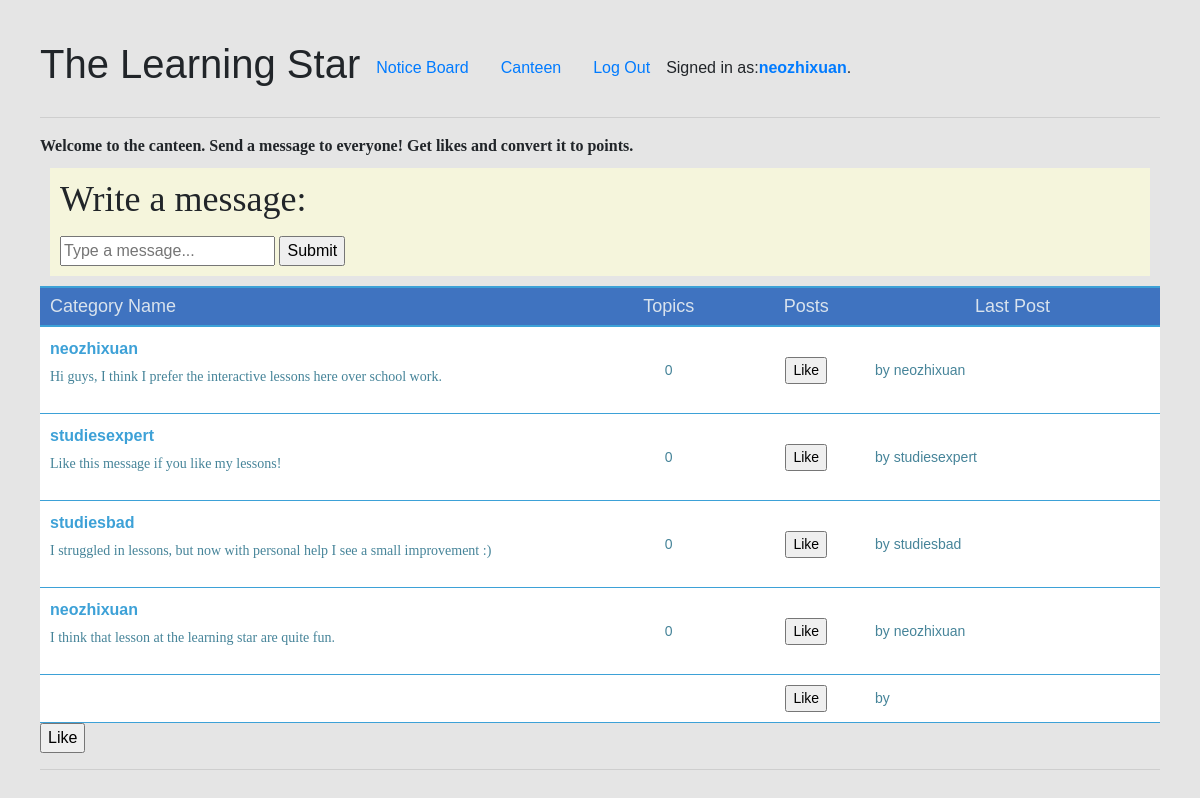
Screenshot of /canteen (signed in) with the database file from the repository.
### project/models.py (models this page shows)
class User(AbstractUser):
    pass

class Canteen(models.Model):
    message = models.CharField(blank = True, null=True, max_length = 10000)
    user = models.CharField(blank = True, null=True, max_length = 100)
    likes = models.IntegerField(blank = True, null=True)

### project/views.py (the view, shortened to what this page needs)
# urls.py: path("canteen", views.canteen, name = "canteen"),
def canteen(request):
    messages = Canteen.objects.all()
    return render(request, "project/canteen.html",{
        "messages": messages
    })

### project/templates/project/canteen.html (shortened to what this page needs)
{% extends "project/layout.html" %}
{% block body %}
<span style= "font-weight: bold;">Welcome to the canteen. Send a message to everyone! Get likes and convert it to points.</span>
<form style = "padding: 10px; margin: 10px; background-color: beige ;"  action = "{% url 'lifehack:canteen' %}" method = "POST">
    <h2>Write a message:</h2>
    <input type = "text" name = "message" placeholder = "Type a message...">
    <input type = "submit">
</form>
<div class="forum-wrapper">
    <div class="categories">
      <div class="topic-title">
        <div class="tt-title">Category Name</div>
        <div class="tt-topic"> Topics</div>
        <div class="tt-post">Posts</div>
        <div class="tt-l-post">Last Post</div>
      </div>
      <div class="topic-content">
        <div class="tc-description">
          <div class="d-title">{%for message in messages%}
            {%if forloop.counter == 2%}
          {{message.user}}{%endif%}
          {%endfor%}</div>
          <div class="d-description">
            <p>{%for message in messages%}
                {%if forloop.counter == 2%}
              {{message.message}}{%endif%}
              {%endfor%}</p>
          </div>
        </div>
        <div class="tc-topic">{%for message in messages%}
            {%if forloop.counter == 2%}
          {{message.likes}}{%endif%}
          {%endfor%}</div>
        <div class="tc-post"><form action = "{% url 'lifehack:like' %}" method = "POST">
            <input type = "submit" value = "Like">
        </form></div>
        <div class="tc-l-post">
          <div class="lp-user">by {%for message in messages%}
            {%if forloop.counter == 2%}
          {{message.user}}{%endif%}
          {%endfor%}</div>
        </div>
      </div>
      <div class="topic-content">
        <div class="tc-description">
          <div class="d-title">{%for message in messages%}
            {%if forloop.counter == 3%}
          {{message.user}}{%endif%}
          {%endfor%}</div>
          <div class="d-description">
            <p>{%for message in messages%}
                {%if forloop.counter == 3%}
              {{message.message}}{%endif%}
              {%endfor%}</p>
          </div>
        </div>
        <div class="tc-topic">{%for message in messages%}
            {%if forloop.counter == 3%}
          {{message.likes}}{%endif%}
          {%endfor%}</div>
        <div class="tc-post"><form action = "{% url 'lifehack:like' %}" method = "POST">
            <input type = "submit" value = "Like">
        </form></div>
        <div class="tc-l-post">
          <div class="lp-user">by {%for message in messages%}
            {%if forloop.counter == 3%}
          {{message.user}}{%endif%}
          {%endfor%}</div>
        </div>
      </div>
      <div class="topic-content">
        <div class="tc-description">
          <div class="d-title">{%for message in messages%}
            {%if forloop.counter == 4%}
          {{message.user}}{%endif%}
          {%endfor%}</div>
          <div class="d-description">
            <p>{%for message in messages%}
                {%if forloop.counter == 4%}
              {{message.message}}{%endif%}
              {%endfor%}</p>
          </div>
        </div>
        <div class="tc-topic">{%for message in messages%}
            {%if forloop.counter == 4%}
          {{message.likes}}{%endif%}
          {%endfor%}</div>
        <div class="tc-post"><form action = "{% url 'lifehack:like' %}" method = "POST">
            <input type = "submit" value = "Like">
        </form></div>
        <div class="tc-l-post">
          <div class="lp-user">by {%for message in messages%}
            {%if forloop.counter == 4%}
          {{message.user}}{%endif%}
          {%endfor%}</div>
        </div>
      </div>
      <div class="topic-content">
        <div class="tc-description">
          <div class="d-title">{%for message in messages%}
            {%if forloop.counter == 5%}
          {{message.user}}{%endif%}
          {%endfor%}</div>
          <div class="d-description">
            <p>{%for message in messages%}
                {%if forloop.counter == 5%}
              {{message.message}}{%endif%}
              {%endfor%}</p>
          </div>
        </div>
        <div class="tc-topic">{%for message in messages%}
            {%if forloop.counter == 5%}
          {{message.likes}}{%endif%}
          {%endfor%}</div>
        <div class="tc-post"><form action = "{% url 'lifehack:like' %}" method = "POST">
            <input type = "submit" value = "Like">
        </form></div>
        <div class="tc-l-post">
          <div class="lp-user">by {%for message in messages%}
            {%if forloop.counter == 5%}
          {{message.user}}{%endif%}
          {%endfor%}</div>
        </div>
      </div>
      <div class="topic-content">
        <div class="tc-description">
        </div>
        <div class="tc-post"><form action = "{% url 'lifehack:like' %}" method = "POST">
            <input type = "submit" value = "Like">
        </form></div>
        <div class="tc-l-post">
          <div class="lp-user">by </div>
        </div>
      </div>
    </div>
  </div>
<form action = "{% url 'lifehack:like' %}" method = "POST">
    <input type = "submit" value = "Like">
</form>
<hr>
{% endblock %}

### project/templates/project/layout.html (shortened to what this page needs)
{% load static %}
<!DOCTYPE html>
<html lang="en">
    <head>
        <link rel="stylesheet" href="https://stackpath.bootstrapcdn.com/bootstrap/4.4.1/css/bootstrap.min.css">
        <link href="{% static 'project/styles.css' %}" rel="stylesheet">
    </head>
    <body>
        <ul class="nav">
            <li class = "nav-item">
                <h1>The Learning Star</h1>
            </li>
            <li class="nav-item">
                <a class="nav-link" href="{% url 'lifehack:index' %}">Notice Board</a>
            </li>
            <li class="nav-item">
                <a class="nav-link" href="{% url 'lifehack:canteen' %}">Canteen</a>
            </li>
            {% if user.is_authenticated %}
                <li class="nav-item">
                    <a class="nav-link" href="{% url 'lifehack:logout' %}">Log Out</a>
                </li>
                <li class = "nav-item">
                    Signed in as: <strong><a href = "{% url 'lifehack:profile' user.username %}">{{ user.username }}</a></strong>.
                </li>
            {% endif %}
        </ul>
        <hr>
        {% block body %}
        {% endblock %}
    </body>
</html>

### project/static/project/styles.css (style rules this page uses)
html, body { margin: 20px; height: 100%; font-family: 'Trebuchet MS', 'Lucida Sans Unicode', 'Lucida Grande', 'Lucida Sans', Arial, sans-serif; background: #e5e5e5; }
.topic-title { border-top: 2px solid #3da1d7; border-bottom: 2px solid #3da1d7; padding: 5px 10px; display: flex; font-size: 18px; color: #d9e3ed; background: #3f73c0; }
.tt-title { flex: 4; }
.tt-topic { flex: 1; text-align: center; }
.tt-post { flex: 1; text-align: center; }
.tt-l-post { flex: 2; text-align: center; }
.topic-content { display: flex; align-items: center; background: white; padding: 10px; font-size: 14px; color: #468499; border-bottom: 1px solid #3da1d7; }
.tc-description { flex: 4; }
.d-title { color: #3da1d7; font-size: 16px; margin-bottom: 5px; font-weight: bold; }
.d-description { margin-bottom: 10px; }
.tc-topic { flex: 1; text-align: center; }
.tc-post { flex: 1; text-align: center; }
.tc-l-post { flex: 2; }
h2 { font-family: "Poppins"; font-size: 36px; margin-bottom: 15px; }
h3, span, p { font-family: "Avenir"; }
ul { padding: 0px; }
li { display: flex; flex-direction: row; align-items: center; margin-bottom: 5px; }
a { text-decoration:none; }
ul { margin: 0; padding: 0; list-style: none; }

### rows the page displays
User: username "neozhixuan"
Canteen: user "neozhixuan", message "Hi guys, I think I prefer the interactive lessons here over school work.", likes "0"
Canteen: user "studiesexpert", message "Like this message if you like my lessons!", likes "0"
Canteen: user "studiesbad", message "I struggled in lessons, but now with personal help I see a small improvement :)", likes "0"
Canteen: user "neozhixuan", message "I think that lesson at the learning star are quite fun.", likes "0"
